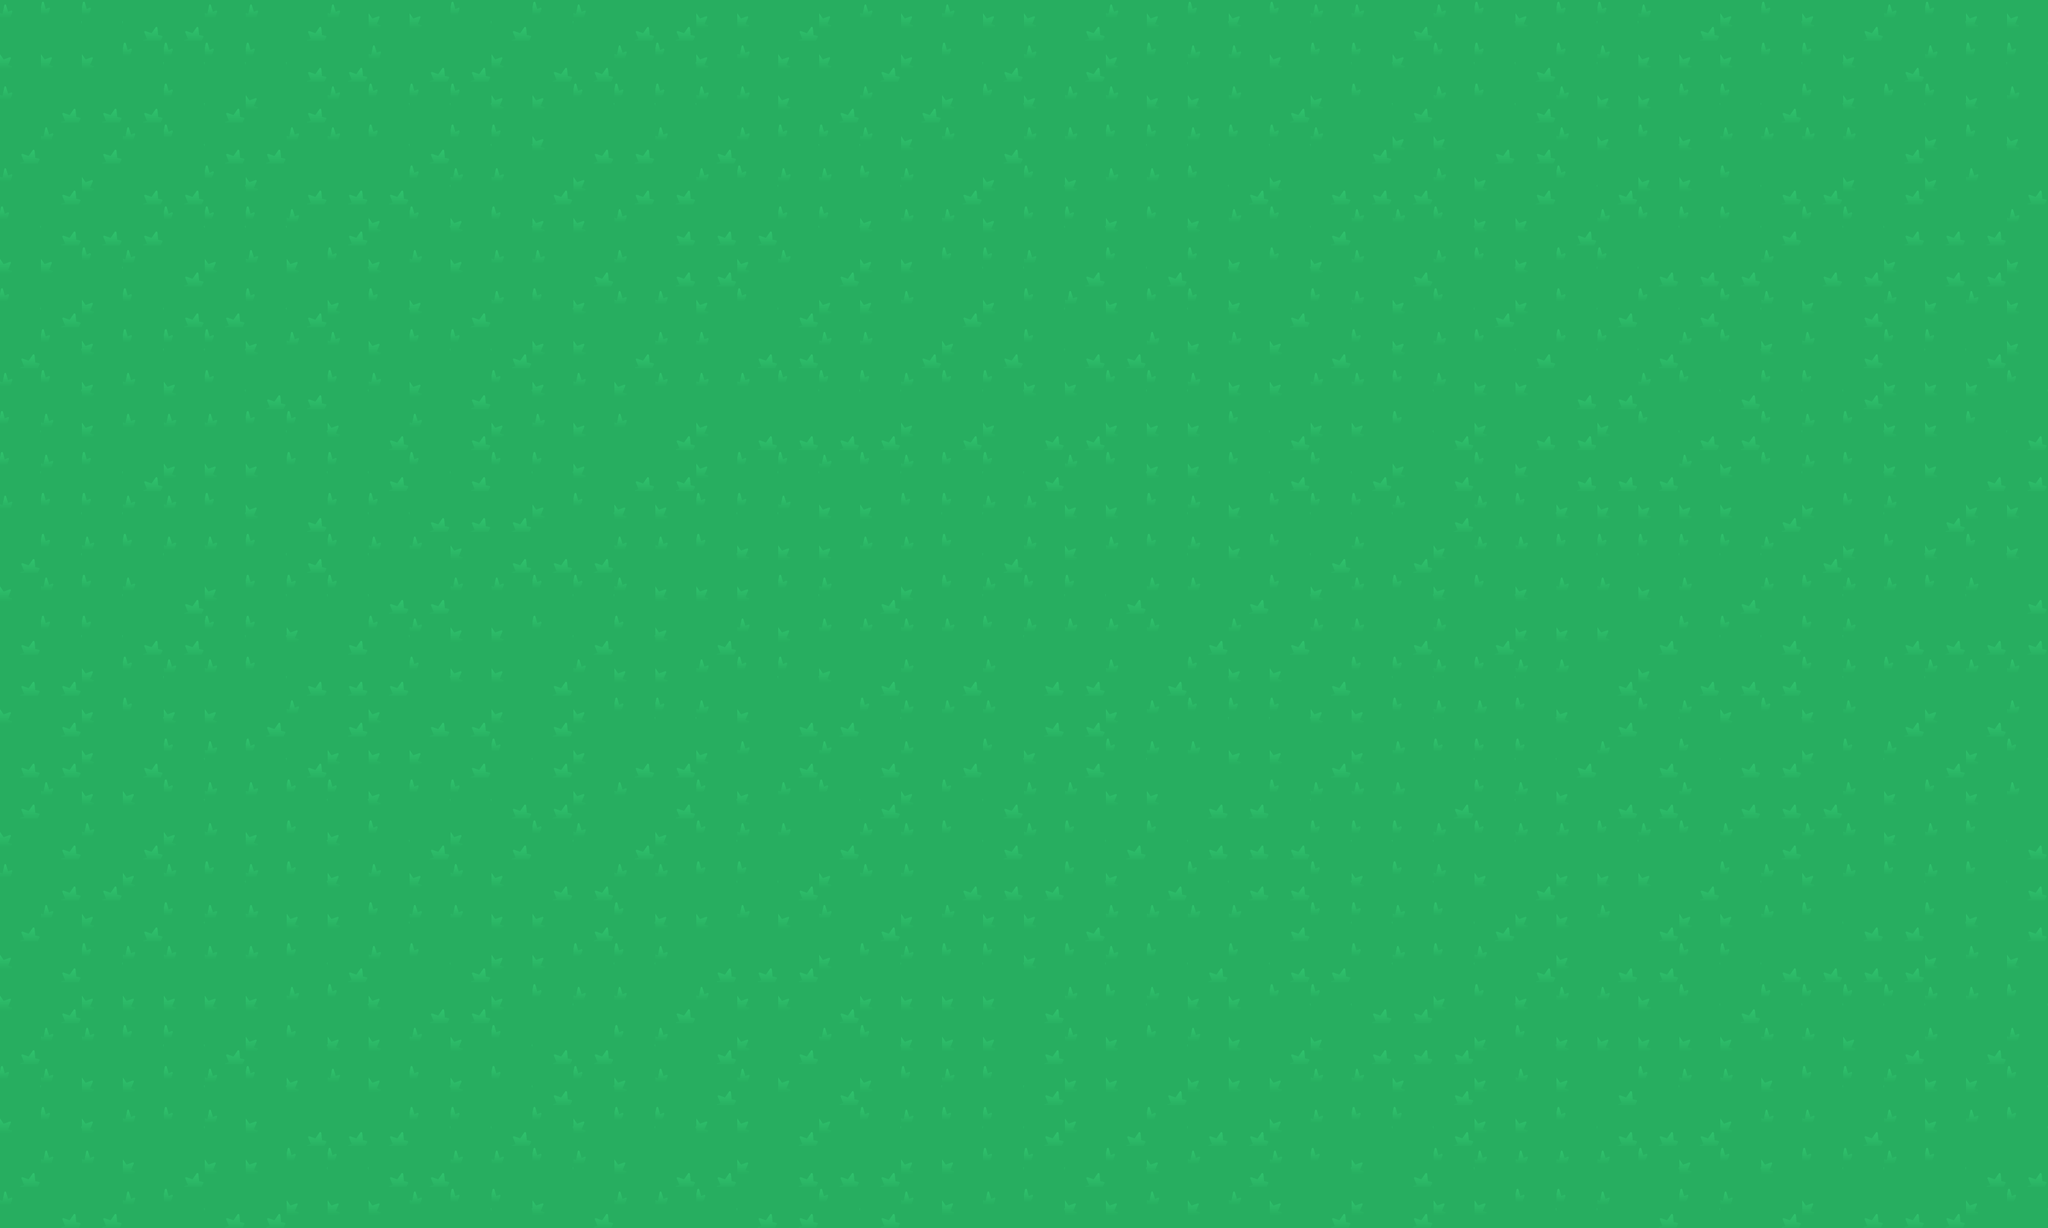

This is a level from a 2D game, rendered from its Tiled map with the project's own tilesets. A one-line summary and the complete map file follow:
An orthogonal 50x30 tile map with 64x64 px tiles, 2 tile layers (Ground, Trees).

<map version="1.2" tiledversion="1.2.4" orientation="orthogonal" renderorder="right-down" width="50" height="30" tilewidth="64" tileheight="64" infinite="0" nextlayerid="3" nextobjectid="1">
 <tileset firstgid="1" source="../img/Kenney Topdown Pack.tsx" />
 <layer id="1" name="Ground" width="50" height="30">
  <data encoding="csv">
2,3,3,1,1,2,2,1,2,4,4,3,1,3,2,1,1,4,4,1,4,2,4,2,4,4,1,2,4,3,4,3,2,2,1,2,3,4,3,3,2,1,4,3,4,1,2,3,4,4,
4,4,4,3,3,3,3,1,1,2,1,1,4,1,1,2,3,4,2,4,4,1,4,3,1,2,1,4,3,2,2,4,3,3,4,3,3,1,3,2,4,4,4,3,3,4,1,2,3,3,
2,1,1,1,3,1,4,1,2,3,3,3,4,4,3,3,3,2,2,4,1,2,1,4,3,4,2,2,4,4,2,1,4,3,1,2,3,1,2,4,4,3,3,1,3,4,3,3,4,2,
1,2,1,2,3,1,1,2,2,3,1,3,3,4,1,1,2,1,2,3,3,2,4,2,1,2,2,3,3,2,3,3,2,1,4,4,1,1,2,4,3,4,2,2,2,2,1,4,3,4,
2,1,4,1,1,3,4,1,1,1,3,2,2,1,4,1,1,2,3,2,2,3,2,1,4,3,4,2,2,3,1,4,1,1,1,2,4,1,3,1,4,4,3,1,1,4,1,4,2,1,
3,1,1,1,3,3,3,2,1,4,3,4,3,4,4,2,1,1,1,3,3,4,2,2,4,3,3,4,3,4,2,3,1,2,2,3,4,4,1,2,3,3,3,1,3,3,1,1,1,2,
4,4,3,2,1,4,2,4,3,4,2,4,2,2,1,2,1,1,4,2,1,4,4,3,3,2,1,3,1,3,4,3,4,2,1,2,3,4,3,3,1,1,1,2,1,1,4,1,1,4,
3,1,4,3,1,1,3,1,4,3,4,1,2,3,4,2,2,4,3,1,4,4,2,1,4,3,2,4,3,3,4,1,3,2,4,3,1,4,3,1,3,1,3,2,4,1,2,4,2,4,
1,3,4,3,3,3,4,2,2,4,3,3,1,4,4,1,2,2,1,1,2,2,1,4,1,3,1,1,2,4,2,4,1,3,4,2,3,1,3,3,1,2,3,4,2,1,3,3,1,4,
2,3,4,2,4,3,1,1,3,2,4,1,3,4,2,4,2,2,2,3,3,3,2,3,3,4,4,3,3,2,4,4,2,2,3,2,4,4,1,1,2,3,1,3,3,1,4,4,4,3,
3,2,4,2,2,2,3,3,4,1,2,1,4,2,4,2,1,4,1,1,1,1,4,1,4,1,1,4,4,4,3,1,4,4,3,1,4,1,1,4,3,1,1,3,2,3,4,4,3,1,
3,2,3,1,4,4,4,3,3,1,3,1,3,3,4,1,1,4,3,3,2,3,2,3,3,1,2,3,4,4,3,1,3,1,4,1,3,4,1,1,1,2,4,3,2,3,4,4,1,1,
2,3,3,2,2,3,4,1,3,3,1,1,1,4,3,4,4,3,3,2,4,4,3,3,2,2,4,4,3,2,4,3,3,3,2,1,2,3,4,4,4,4,4,1,4,3,2,1,4,4,
1,3,2,3,2,2,3,1,3,2,2,4,1,1,1,2,2,3,4,4,4,2,2,3,1,2,4,2,3,2,4,3,1,2,1,4,2,2,3,3,3,3,3,2,1,4,3,4,3,4,
4,2,3,2,1,4,3,3,3,1,1,2,2,3,3,2,4,4,4,3,2,1,4,3,2,3,3,1,2,2,1,3,4,2,3,4,3,4,2,2,4,2,1,2,3,2,2,3,2,1,
1,3,3,1,1,3,3,4,1,3,2,4,4,3,1,3,4,1,2,4,2,2,2,2,3,2,2,2,2,1,2,1,2,2,1,2,1,4,4,4,1,3,3,1,3,2,1,1,1,1,
1,1,4,3,2,2,3,1,1,1,3,4,4,1,2,4,4,2,3,3,4,1,2,1,2,1,1,2,1,3,4,4,1,3,3,2,3,2,2,1,4,1,1,1,3,2,3,2,2,2,
4,1,4,3,4,4,1,2,1,4,1,1,4,1,4,3,3,2,4,1,1,3,2,2,2,1,1,4,2,3,3,3,4,4,3,2,2,3,4,1,3,2,4,3,4,2,1,4,1,2,
1,1,4,1,3,2,3,1,4,4,4,1,3,1,4,1,1,4,2,1,2,1,2,1,3,4,1,3,2,2,4,4,1,4,2,3,3,3,1,2,1,3,1,1,4,3,2,1,4,3,
1,2,4,4,3,2,2,3,3,4,3,3,1,1,4,2,1,3,4,2,3,1,4,3,1,2,2,4,4,1,1,3,2,2,2,1,3,2,4,1,1,2,1,1,1,2,4,3,4,2,
4,1,2,1,4,2,4,3,4,3,1,4,1,3,2,1,4,3,2,2,1,2,2,3,1,2,3,1,3,1,1,1,3,3,3,2,3,2,2,3,2,3,2,1,2,2,4,2,3,1,
2,1,1,4,2,3,2,3,4,2,4,2,4,1,1,2,2,3,3,1,4,2,2,1,1,1,3,4,1,3,1,1,3,4,3,2,4,1,4,4,4,1,3,2,4,2,3,2,3,1,
1,2,4,1,3,2,2,4,4,3,2,2,4,4,1,3,4,4,2,4,2,1,4,2,4,4,1,2,2,2,2,1,3,3,2,3,1,4,4,2,1,4,4,2,3,1,1,3,4,1,
4,1,3,2,2,2,2,3,1,2,3,1,4,4,3,3,2,1,1,1,4,3,2,3,3,4,3,2,3,1,3,1,1,3,2,3,2,1,4,1,1,3,3,1,1,1,1,4,2,4,
4,1,4,4,4,4,4,2,3,4,1,1,4,3,2,2,1,2,4,4,1,4,4,4,4,1,2,3,2,4,4,3,3,1,1,4,3,4,2,2,4,3,1,3,3,3,3,2,2,3,
1,2,2,3,3,1,4,3,4,4,2,4,3,1,1,3,2,1,4,1,2,3,4,4,4,1,2,4,3,2,4,1,4,1,1,1,4,3,4,4,4,4,4,2,2,4,1,2,1,2,
3,2,4,4,3,2,3,4,2,4,3,4,3,1,3,4,2,1,2,4,1,4,3,2,3,1,4,4,1,4,4,4,2,2,4,1,4,2,4,1,3,2,2,4,3,3,2,4,4,3,
4,3,4,2,3,2,4,1,1,1,3,3,1,3,4,3,3,4,4,1,4,3,2,3,3,1,4,1,3,1,1,4,2,3,3,1,4,4,3,1,1,1,4,2,2,1,2,4,2,3,
1,2,2,4,1,4,4,3,3,1,1,2,2,3,2,4,1,1,4,1,1,1,4,4,3,3,1,3,4,2,1,2,3,4,1,3,2,2,2,2,3,4,3,4,3,3,2,3,1,1,
2,1,1,2,3,1,1,4,4,4,2,3,3,4,1,2,2,3,1,1,3,1,2,4,2,3,4,4,2,4,2,4,1,4,1,4,4,3,3,2,1,3,2,1,4,1,1,1,4,3
</data>
 </layer>
 <layer id="2" name="Trees" width="50" height="30">
  <data encoding="csv">
0,0,0,0,0,0,0,0,0,0,0,0,0,0,0,0,0,0,0,0,0,0,0,0,0,0,0,0,0,0,0,0,0,0,0,0,0,0,0,0,0,0,0,0,0,0,0,0,0,0,
0,0,0,0,0,0,0,0,0,0,0,0,0,0,0,0,0,0,0,0,0,0,0,0,0,0,0,0,0,0,0,0,0,0,0,0,0,0,0,0,0,0,0,0,0,0,0,0,0,0,
0,0,0,0,0,0,0,0,0,0,0,0,0,0,0,0,0,0,0,0,0,0,0,0,0,0,0,0,0,0,0,0,0,0,0,0,0,0,0,0,0,0,0,0,0,0,0,0,0,0,
0,0,0,0,0,0,0,0,0,0,0,0,0,0,0,0,0,0,0,0,0,0,0,0,0,0,0,0,0,0,0,0,0,0,0,0,0,0,0,0,0,0,0,0,0,0,0,0,0,0,
0,0,0,0,0,0,0,0,0,0,0,0,0,0,0,0,0,0,0,0,0,0,0,0,0,0,0,0,0,0,0,0,0,0,0,0,0,0,0,0,0,0,0,0,0,0,0,0,0,0,
0,0,0,0,0,0,0,0,0,0,0,0,0,0,0,0,0,0,0,0,0,0,0,0,0,0,0,0,0,0,0,0,0,0,0,0,0,0,0,0,0,0,0,0,0,0,0,0,0,0,
0,0,0,0,0,0,0,0,0,0,0,0,0,0,0,0,0,0,0,0,0,0,0,0,0,0,0,0,0,0,0,0,0,0,0,0,0,0,0,0,0,0,0,0,0,0,0,0,0,0,
0,0,0,0,0,0,0,0,0,0,0,0,0,0,0,0,0,0,0,0,0,0,0,0,0,0,0,0,0,0,0,0,0,0,0,0,0,0,0,0,0,0,0,0,0,0,0,0,0,0,
0,0,0,0,0,0,0,0,0,0,0,0,0,0,0,0,0,0,0,0,0,0,0,0,0,0,0,0,0,0,0,0,0,0,0,0,0,0,0,0,0,0,0,0,0,0,0,0,0,0,
0,0,0,0,0,0,0,0,0,0,0,0,0,0,0,0,0,0,0,0,0,0,0,0,0,0,0,0,0,0,0,0,0,0,0,0,0,0,0,0,0,0,0,0,0,0,0,0,0,0,
0,0,0,0,0,0,0,0,0,0,0,0,0,0,0,0,0,0,0,0,0,0,0,0,0,0,0,0,0,0,0,0,0,0,0,0,0,0,0,0,0,0,0,0,0,0,0,0,0,0,
0,0,0,0,0,0,0,0,0,0,0,0,0,0,0,0,0,0,0,0,0,0,0,0,0,0,0,0,0,0,0,0,0,0,0,0,0,0,0,0,0,0,0,0,0,0,0,0,0,0,
0,0,0,0,0,0,0,0,0,0,0,0,0,0,0,0,0,0,0,0,0,0,0,0,0,0,0,0,0,0,0,0,0,0,0,0,0,0,0,0,0,0,0,0,0,0,0,0,0,0,
0,0,0,0,0,0,0,0,0,0,0,0,0,0,0,0,0,0,0,0,0,0,0,0,0,0,0,0,0,0,0,0,0,0,0,0,0,0,0,0,0,0,0,0,0,0,0,0,0,0,
0,0,0,0,0,0,0,0,0,0,0,0,0,0,0,0,0,0,0,0,0,0,0,0,0,0,0,0,0,0,0,0,0,0,0,0,0,0,0,0,0,0,0,0,0,0,0,0,0,0,
0,0,0,0,0,0,0,0,0,0,0,0,0,0,0,0,0,0,0,0,0,0,0,0,0,0,0,0,0,0,0,0,0,0,0,0,0,0,0,0,0,0,0,0,0,0,0,0,0,0,
0,0,0,0,0,0,0,0,0,0,0,0,0,0,0,0,0,0,0,0,0,0,0,0,0,0,0,0,0,0,0,0,0,0,0,0,0,0,0,0,0,0,0,0,0,0,0,0,0,0,
0,0,0,0,0,0,0,0,0,0,0,0,0,0,0,0,0,0,0,0,0,0,0,0,0,0,0,0,0,0,0,0,0,0,0,0,0,0,0,0,0,0,0,0,0,0,0,0,0,0,
0,0,0,0,0,0,0,0,0,0,0,0,0,0,0,0,0,0,0,0,0,0,0,0,0,0,0,0,0,0,0,0,0,0,0,0,0,0,0,0,0,0,0,0,0,0,0,0,0,0,
0,0,0,0,0,0,0,0,0,0,0,0,0,0,0,0,0,0,0,0,0,0,0,0,0,0,0,0,0,0,0,0,0,0,0,0,0,0,0,0,0,0,0,0,0,0,0,0,0,0,
0,0,0,0,0,0,0,0,0,0,0,0,0,0,0,0,0,0,0,0,0,0,0,0,0,0,0,0,0,0,0,0,0,0,0,0,0,0,0,0,0,0,0,0,0,0,0,0,0,0,
0,0,0,0,0,0,0,0,0,0,0,0,0,0,0,0,0,0,0,0,0,0,0,0,0,0,0,0,0,0,0,0,0,0,0,0,0,0,0,0,0,0,0,0,0,0,0,0,0,0,
0,0,0,0,0,0,0,0,0,0,0,0,0,0,0,0,0,0,0,0,0,0,0,0,0,0,0,0,0,0,0,0,0,0,0,0,0,0,0,0,0,0,0,0,0,0,0,0,0,0,
0,0,0,0,0,0,0,0,0,0,0,0,0,0,0,0,0,0,0,0,0,0,0,0,0,0,0,0,0,0,0,0,0,0,0,0,0,0,0,0,0,0,0,0,0,0,0,0,0,0,
0,0,0,0,0,0,0,0,0,0,0,0,0,0,0,0,0,0,0,0,0,0,0,0,0,0,0,0,0,0,0,0,0,0,0,0,0,0,0,0,0,0,0,0,0,0,0,0,0,0,
0,0,0,0,0,0,0,0,0,0,0,0,0,0,0,0,0,0,0,0,0,0,0,0,0,0,0,0,0,0,0,0,0,0,0,0,0,0,0,0,0,0,0,0,0,0,0,0,0,0,
0,0,0,0,0,0,0,0,0,0,0,0,0,0,0,0,0,0,0,0,0,0,0,0,0,0,0,0,0,0,0,0,0,0,0,0,0,0,0,0,0,0,0,0,0,0,0,0,0,0,
0,0,0,0,0,0,0,0,0,0,0,0,0,0,0,0,0,0,0,0,0,0,0,0,0,0,0,0,0,0,0,0,0,0,0,0,0,0,0,0,0,0,0,0,0,0,0,0,0,0,
0,0,0,0,0,0,0,0,0,0,0,0,0,0,0,0,0,0,0,0,0,0,0,0,0,0,0,0,0,0,0,0,0,0,0,0,0,0,0,0,0,0,0,0,0,0,0,0,0,0,
0,0,0,0,0,0,0,0,0,0,0,0,0,0,0,0,0,0,0,0,0,0,0,0,0,0,0,0,0,0,0,0,0,0,0,0,0,0,0,0,0,0,0,0,0,0,0,0,0,0
</data>
 </layer>
</map>
